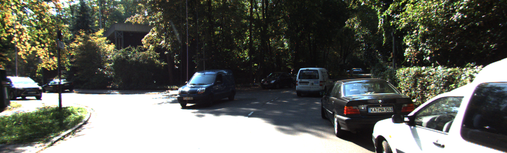
#> input picture HW1_26spring/kitti_test_samples/000023_10.png, 507 x 153 px, shrunk from 1242 x 375 before the run, given in place of image1.jpg, which was not available
$ python poi_detection.py
#> lines starting #> are read from the running program, lines starting #| are printed output that depends on the picture; pictures that were not available may be replaced by others from this repository, and a replacement may not be noted
#> further down, img1 is the input picture: shape (153, 507, 3); mean B, G, R 92.8, 100, 98.1
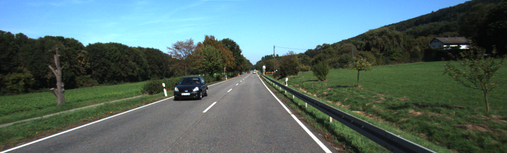
#> input picture HW1_26spring/kitti_test_samples/000074_10.png, 507 x 153 px, shrunk from 1242 x 375 before the run, given in place of image2.jpg, which was not available
#> further down, img2 is the input picture: shape (153, 507, 3); mean B, G, R 104.2, 107.5, 85.2
"""
Q2.3.1: SIFT keypoint detection, matching, RANSAC inliers, and visualization.
"""
import os

import cv2
import numpy as np
from skimage.measure import ransac
from skimage.transform import AffineTransform


def poi_detection(im1, im2, save_npz_path=None, visualization_path=None):
#> called with save_npz_path = 'HW2/homework/q2.3_1.npz', visualization_path = 'HW2/homework/q2.3_1_visualization.png'
    gray1 = cv2.cvtColor(im1, cv2.COLOR_BGR2GRAY) if im1.ndim == 3 else im1
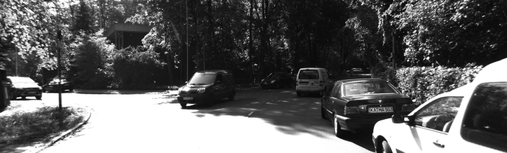
#> gray1: shape (153, 507); min 0, max 255, mean 98.6
    gray2 = cv2.cvtColor(im2, cv2.COLOR_BGR2GRAY) if im2.ndim == 3 else im2
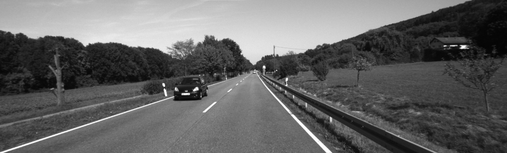
#> gray2: shape (153, 507); min 0, max 255, mean 100.4

    sift = cv2.SIFT_create()
    kp1, des1 = sift.detectAndCompute(gray1, None)
#> kp1 = 629 keypoints; strongest (x, y, size): (406, 119, 2.4), (428, 58, 1.8), (188, 105, 2), (19, 82, 9.9)
    kp2, des2 = sift.detectAndCompute(gray2, None)
#> kp2 = 406 keypoints; strongest (x, y, size): (463, 47, 3), (264, 67, 1.9), (164, 85, 2), (196, 89, 2.7)

    empty = (
        np.empty((0, 2), dtype=np.float32),
        np.empty((0, 2), dtype=np.float32),
    )
    if des1 is None or des2 is None or len(kp1) < 2 or len(kp2) < 2:
        if save_npz_path is not None:
            np.savez(save_npz_path, pts1=empty[0], pts2=empty[1])
        return empty

    bf = cv2.BFMatcher(cv2.NORM_L2, crossCheck=False)
    knn_pairs = bf.knnMatch(des1, des2, k=2)
#> knn_pairs = 629 matches

    good = []
    for pair in knn_pairs:
        if len(pair) != 2:
            continue
        m, n = pair
        if m.distance < 0.75 * n.distance:
            good.append(m)
#> after the loop, good = 3 matches

    if len(good) == 0:
        if save_npz_path is not None:
            np.savez(save_npz_path, pts1=empty[0], pts2=empty[1])
        return empty

    src = np.float32([kp1[m.queryIdx].pt for m in good])
#> src = [[11.45, 101.6], [44.28, 95.08], [372.8, 93.34]]
    dst = np.float32([kp2[m.trainIdx].pt for m in good])
#> dst = [[85.09, 43.92], [211.4, 87.13], [144.5, 82.56]]

    if len(good) < 4:
        pts1, pts2 = src.copy(), dst.copy()
#> pts1 = [[11.45, 101.6], [44.28, 95.08], [372.8, 93.34]]; pts2 = [[85.09, 43.92], [211.4, 87.13], [144.5, 82.56]]
        inlier_matches = list(good)
#> inlier_matches = 3 matches
    else:
        _, inliers = ransac(
            (src, dst),
            AffineTransform,
            min_samples=4,
            residual_threshold=8.0,
            max_trials=10000,
        )
        if inliers is None:
            pts1, pts2 = src.copy(), dst.copy()
            inlier_matches = list(good)
        else:
            pts1 = src[inliers]
            pts2 = dst[inliers]
            inlier_matches = [good[i] for i in range(len(good)) if inliers[i]]

    inlier_matches.sort(key=lambda m: m.distance)
    top100 = inlier_matches[: min(100, len(inlier_matches))]
#> top100 = 3 matches

    if visualization_path is not None:

        matchpane = cv2.drawMatches(
            im1,
            kp1,
            im2,
            kp2,
            top100,
            None,
            flags=cv2.DrawMatchesFlags_NOT_DRAW_SINGLE_POINTS
            | cv2.DrawMatchesFlags_DRAW_RICH_KEYPOINTS,
        )
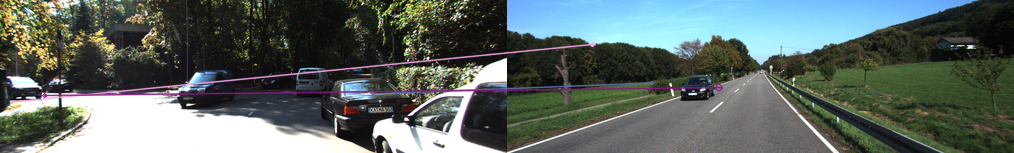
#> matchpane: shape (153, 1014, 3); mean B, G, R 99.7, 103.8, 92.9
        vis = matchpane
        cv2.imwrite(visualization_path, vis)

    if save_npz_path is not None:
        np.savez(save_npz_path, pts1=pts1.astype(np.float32), pts2=pts2.astype(np.float32))

    return pts1, pts2


if __name__ == "__main__":
    _dir = os.path.dirname(os.path.abspath(__file__))
    default_npz = os.path.join(_dir, "q2.3_1.npz")
    default_vis = os.path.join(_dir, "q2.3_1_visualization.png")

    img1 = cv2.imread("data/image1.jpg")
    img2 = cv2.imread("data/image2.jpg")
    if img1 is None or img2 is None:
        raise SystemExit(f"Could not read images: {img1!r}, {img2!r}")

    pts1, pts2 = poi_detection(
        img1,
        img2,
        save_npz_path=default_npz,
        visualization_path=default_vis,
    )
#> pts1 = [[11.45, 101.6], [44.28, 95.08], [372.8, 93.34]]; pts2 = [[85.09, 43.92], [211.4, 87.13], [144.5, 82.56]]
    print(f"Saved {len(pts1)} matches to {default_npz}")
#| Saved 3 matches to HW2/homework/q2.3_1.npz
    print(f"Visualization: {default_vis}")
